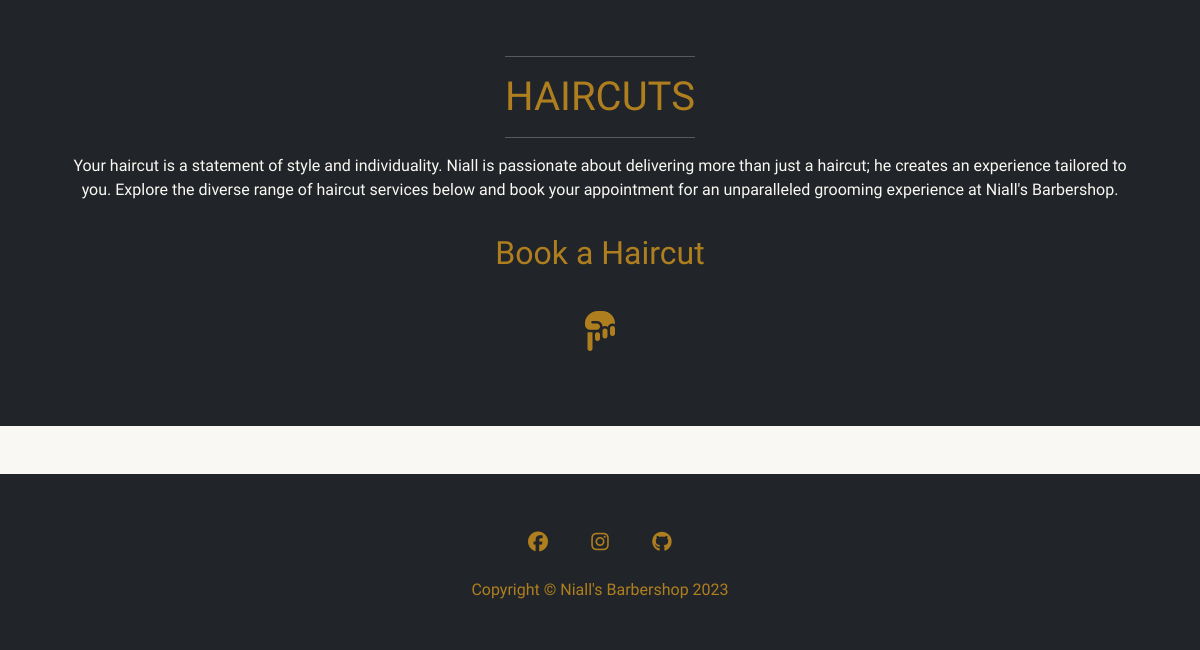
The app's page / (lower part), older data.
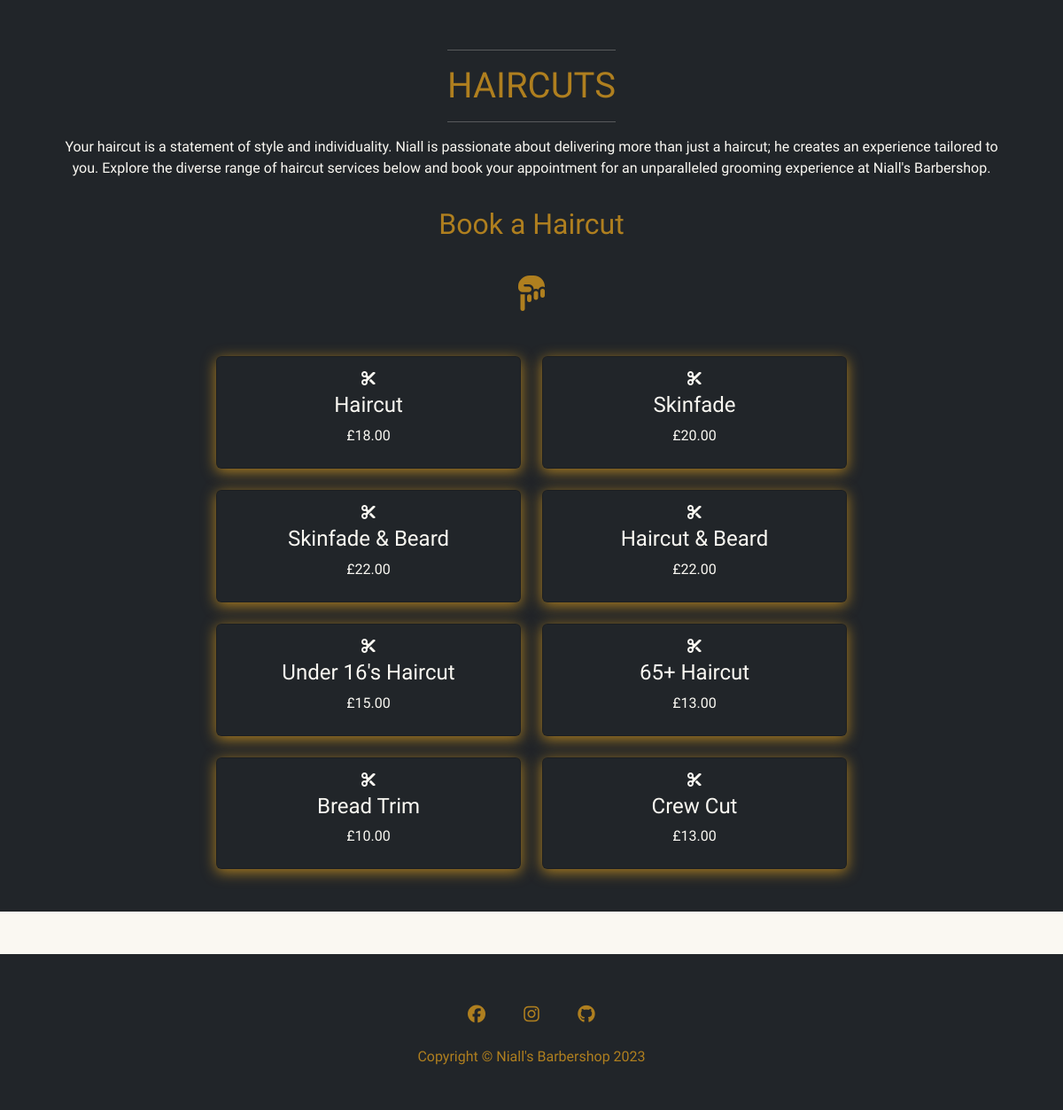
The same page, newer data.
### booking_system/models.py (models this page shows, shortened)
class Services(models.Model):
    service_name = models.CharField(max_length=250)
    session_length = models.DurationField()
    cost = models.DecimalField(max_digits=8, decimal_places=2)

### home/views.py (the view)
# urls.py: path('', views.HomeView.as_view(),
class HomeView(TemplateView):
    template_name = 'home/index.html'
    def get_context_data(self, **kwargs):
        context = super().get_context_data(**kwargs)
        context['services'] = Services.objects.all()
        return context

### home/templates/home/index.html (shortened to what this page needs)
{% extends "base.html" %}
{% block content %}
<div class="dark-background text-center p-5 fill-width">
    <div class="container heading light-text">
        <hr/>
        <h2 class="fs-1 text-uppercase gold-text">Haircuts</h2>
        <hr/>
    </div>
    <div class="container light-text">
        <p>Your haircut is a statement of style and individuality. Niall is passionate about delivering more than just a haircut; he creates an experience tailored to you. Explore the diverse range of haircut services below and book your appointment for an unparalleled grooming experience at Niall's Barbershop.</p>
        <h2 class="gold-text p-3">Book a Haircut <br/><br/>
            <i class="fa-solid fa-hand-point-down fs-1"></i></h2>
    </div>
    <div class="container col-12">
        <div class="row justify-content-md-center ">
            {% for service in services %}
            <div class="col-md-4 mt-4">
                <a href="{% url 'createbooking' %}" class="haircut-hover">
                    <div class="card p-2 pt-3 dark-background light-text haircut-hover">
                        <i class="fa-solid fa-scissors"></i>
                        <h4 class="pt-2">{{ service.service_name }}</h4>
                        <p>£{{ service.cost }}</p>
                    </div>
                </a>
            </div>
        {% if forloop.counter|divisibleby:2%}
        </div>
        <div class="row justify-content-md-center">
        {% endif %}
            {% endfor %}
    </div>
</div>
{% endblock %}

Row changes from the older to the newer data that the page shows:
added Services: service_name "Haircut", cost "18.00"
added Services: service_name "Skinfade", cost "20.00"
added Services: service_name "Skinfade & Beard", cost "22.00"
added Services: service_name "Haircut & Beard", cost "22.00"
added Services: service_name "Under 16's Haircut", cost "15.00"
added Services: service_name "65+ Haircut", cost "13.00"
added Services: service_name "Bread Trim", cost "10.00"
added Services: service_name "Crew Cut", cost "13.00"
